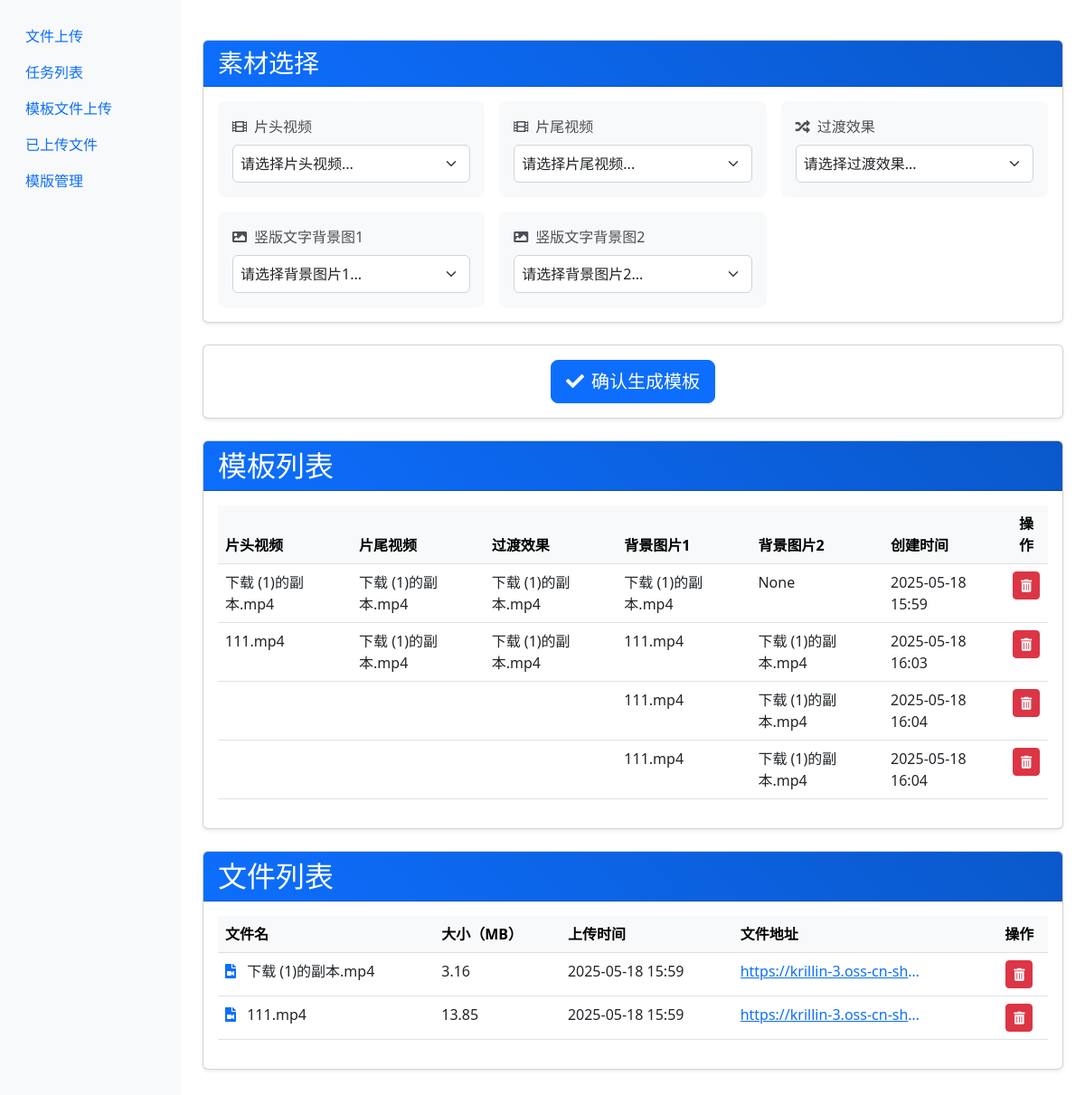
The page /taskstyles on the database its author committed.
### models.py (models this page shows, shortened)
class TaskStyle(db.Model):
    id = db.Column(db.Integer, primary_key=True)
    open_oss_url = db.Column(db.String(255))
    close_oss_url = db.Column(db.String(255))
    title_picture_oss_url_1 = db.Column(db.String(255))
    title_picture_oss_url_2 = db.Column(db.String(255))
    change_material_oss_url = db.Column(db.String(255))
    description = db.Column(db.String(200))
    created_at = db.Column(db.DateTime, default=datetime.utcnow)
    updated_at = db.Column(db.DateTime, default=datetime.utcnow, onupdate=datetime.utcnow)

class Template(db.Model):
    id = db.Column(db.Integer, primary_key=True)
    filename = db.Column(db.String(100), nullable=False)  # 原始文件名
    oss_url = db.Column(db.String(255), unique=True)      # OSS 文件访问地址
    upload_time = db.Column(db.DateTime, default=datetime.utcnow) # 上传时间
    size = db.Column(db.Integer)                          # 文件大小（字节）
    description = db.Column(db.String(200))               # 可选：文件描述

### app.py (the view)
@app.route('/taskstyles')
def taskstyles():
    files = Template.query.all()
    taskstyles = TaskStyle.query.all()
    return render_template('taskstyles.html', files=files, taskstyles=taskstyles)

### templates/taskstyles.html (shortened to what this page needs)
{% extends "base.html" %}
{% block content %}
<div class="container mt-4">
    <div class="card">
        <div class="card-header bg-primary text-white">
            <h3 class="mb-0">素材选择</h3>
        </div>
        <div class="card-body">
            <div class="row g-3">
                <div class="col-md-6 col-lg-4">
                    <div class="form-group">
                        <label for="header-file-select" class="form-label">
                            <i class="fas fa-film me-2"></i>片头视频
                        </label>
                        <select id="header-file-select" class="form-select">
                            <option value="">请选择片头视频...</option>
                        </select>
                    </div>
                </div>
                <div class="col-md-6 col-lg-4">
                    <div class="form-group">
                        <label for="footer-file-select" class="form-label">
                            <i class="fas fa-film me-2"></i>片尾视频
                        </label>
                        <select id="footer-file-select" class="form-select">
                            <option value="">请选择片尾视频...</option>
                        </select>
                    </div>
                </div>
                <div class="col-md-6 col-lg-4">
                    <div class="form-group">
                        <label for="transition-file-select" class="form-label">
                            <i class="fas fa-random me-2"></i>过渡效果
                        </label>
                        <select id="transition-file-select" class="form-select">
                            <option value="">请选择过渡效果...</option>
                        </select>
                    </div>
                </div>
                <div class="col-md-6 col-lg-4">
                    <div class="form-group">
                        <label for="background-file-select" class="form-label">
                            <i class="fas fa-image me-2"></i>竖版文字背景图1
                        </label>
                        <select id="background-file-select" class="form-select">
                            <option value="">请选择背景图片1...</option>
                        </select>
                    </div>
                </div>
                <div class="col-md-6 col-lg-4">
                    <div class="form-group">
                        <label for="background2-file-select" class="form-label">
                            <i class="fas fa-image me-2"></i>竖版文字背景图2
                        </label>
                        <select id="background2-file-select" class="form-select">
                            <option value="">请选择背景图片2...</option>
                        </select>
                    </div>
                </div>
            </div>
        </div>
    </div>
</div>
<div class="container mt-4">
    <div class="card">
        <div class="card-body text-center">
            <button id="confirmButton" class="btn btn-primary btn-lg">
                <i class="fas fa-check me-2"></i>确认生成模板
            </button>
        </div>
    </div>
</div>
<div class="container mt-4">
    <div class="card">
        <div class="card-header bg-primary text-white d-flex justify-content-between align-items-center">
            <h2 class="mb-0">模板列表</h2>
        </div>
        <div class="card-body">
            <div class="table-responsive">
                <table class="table table-hover">
                    <thead class="table-light">
                        <tr>
                            <th>片头视频</th>
                            <th>片尾视频</th>
                            <th>过渡效果</th>
                            <th>背景图片1</th>
                            <th>背景图片2</th>
                            <th>创建时间</th>
                            <th class="text-center">操作</th>
                        </tr>
                    </thead>
                    <tbody>
                        {% for style in taskstyles %}
                        <tr>
                            <td>{{ style.open_oss_url }}</td>
                            <td>{{ style.close_oss_url }}</td>
                            <td>{{ style.change_material_oss_url }}</td>
                            <td>{{ style.title_picture_oss_url_1 }}</td>
                            <td>{{ style.title_picture_oss_url_2 }}</td>
                            <td>{{ style.created_at.strftime('%Y-%m-%d %H:%M') }}</td>
                            <td class="text-center">
                                <form method="post" action="/api/delete_taskstyle/{{ style.id }}" class="d-inline">
                                    <button type="submit" class="btn btn-danger btn-sm"
                                            onclick="return confirm('确定要删除这个模板吗?')"
                                            title="删除模板">
                                        <i class="fas fa-trash-alt"></i>
                                    </button>
                                </form>
                            </td>
                        </tr>
                        {% endfor %}
                    </tbody>
                </table>
            </div>
        </div>
    </div>
</div>
<div class="container mt-4">
    <div class="card">
        <div class="card-header bg-primary text-white d-flex justify-content-between align-items-center">
            <h2 class="mb-0">文件列表</h2>
        </div>
        <div class="card-body">
            <div class="table-responsive">
                <table class="table table-hover">
                    <thead class="table-light">
                        <tr>
                            <th>文件名</th>
                            <th>大小（MB）</th>
                            <th>上传时间</th>
                            <th>文件地址</th>
                            <th class="text-center">操作</th>
                        </tr>
                    </thead>
                    <tbody>
                        {% for file in files %}
                        <tr>
                            <td>
                                <i class="fas fa-file-video text-primary me-2"></i>
                                {{ file.filename }}
                            </td>
                            <td>{{ (file.size / (1024*1024))|round(2) }}</td>
                            <td>{{ file.upload_time.strftime('%Y-%m-%d %H:%M') }}</td>
                            <td>
                                <a href="{{ file.oss_url }}" target="_blank" class="text-truncate d-inline-block" style="max-width: 200px;" title="{{ file.oss_url }}">
                                    {{ file.oss_url }}
                                </a>
                            </td>
                            <td class="text-center">
                                <form method="post" action="/api/delete/{{ file.id }}" class="d-inline">
                                    <button type="submit" class="btn btn-danger btn-sm"
                                            onclick="return confirm('确定要删除这个文件吗?')"
                                            title="删除文件">
                                        <i class="fas fa-trash-alt"></i>
                                    </button>
                                </form>
                            </td>
                        </tr>
                        {% endfor %}
                    </tbody>
                </table>
            </div>
        </div>
    </div>
</div>
<link rel="stylesheet" href="https://cdnjs.cloudflare.com/ajax/libs/font-awesome/5.15.4/css/all.min.css">
{% endblock %}

### templates/taskstyles.html (style rules this page uses)
.form-select { border-radius: 6px; border: 1px solid #ced4da; padding: 0.5rem; transition: border-color 0.15s ease-in-out, box-shadow 0.15s ease-in-out; }
.form-label { font-weight: 500; color: #495057; margin-bottom: 0.5rem; }
.card { box-shadow: 0 0.125rem 0.25rem rgba(0, 0, 0, 0.075); margin-bottom: 1.5rem; }
.card-header { background: linear-gradient(45deg, #0d6efd, #0a58ca); }
.form-group { background: #f8f9fa; padding: 1rem; border-radius: 8px; transition: all 0.3s ease; }

### rows shown on the page
TaskStyle: open_oss_url "下载 (1)的副本.mp4", close_oss_url "下载 (1)的副本.mp4", change_material_oss_url "下载 (1)的副本.mp4", title_picture_oss_url_1 "下载 (1)的副本.mp4", title_picture_oss_url_2 "None", created_at "2025-05-18 15:59"
TaskStyle: open_oss_url "111.mp4", close_oss_url "下载 (1)的副本.mp4", change_material_oss_url "下载 (1)的副本.mp4", title_picture_oss_url_1 "111.mp4", title_picture_oss_url_2 "下载 (1)的副本.mp4", created_at "2025-05-18 16:03"
TaskStyle: title_picture_oss_url_1 "111.mp4", title_picture_oss_url_2 "下载 (1)的副本.mp4", created_at "2025-05-18 16:04"
TaskStyle: title_picture_oss_url_1 "111.mp4", title_picture_oss_url_2 "下载 (1)的副本.mp4", created_at "2025-05-18 16:04"
Template: filename "下载 (1)的副本.mp4", (file.size/(1024*1024))|round(2) "3.16", upload_time "2025-05-18 15:59", oss_url "https://krillin-3.oss-cn-sh…"
Template: filename "111.mp4", (file.size/(1024*1024))|round(2) "13.85", upload_time "2025-05-18 15:59", oss_url "https://krillin-3.oss-cn-sh…"
